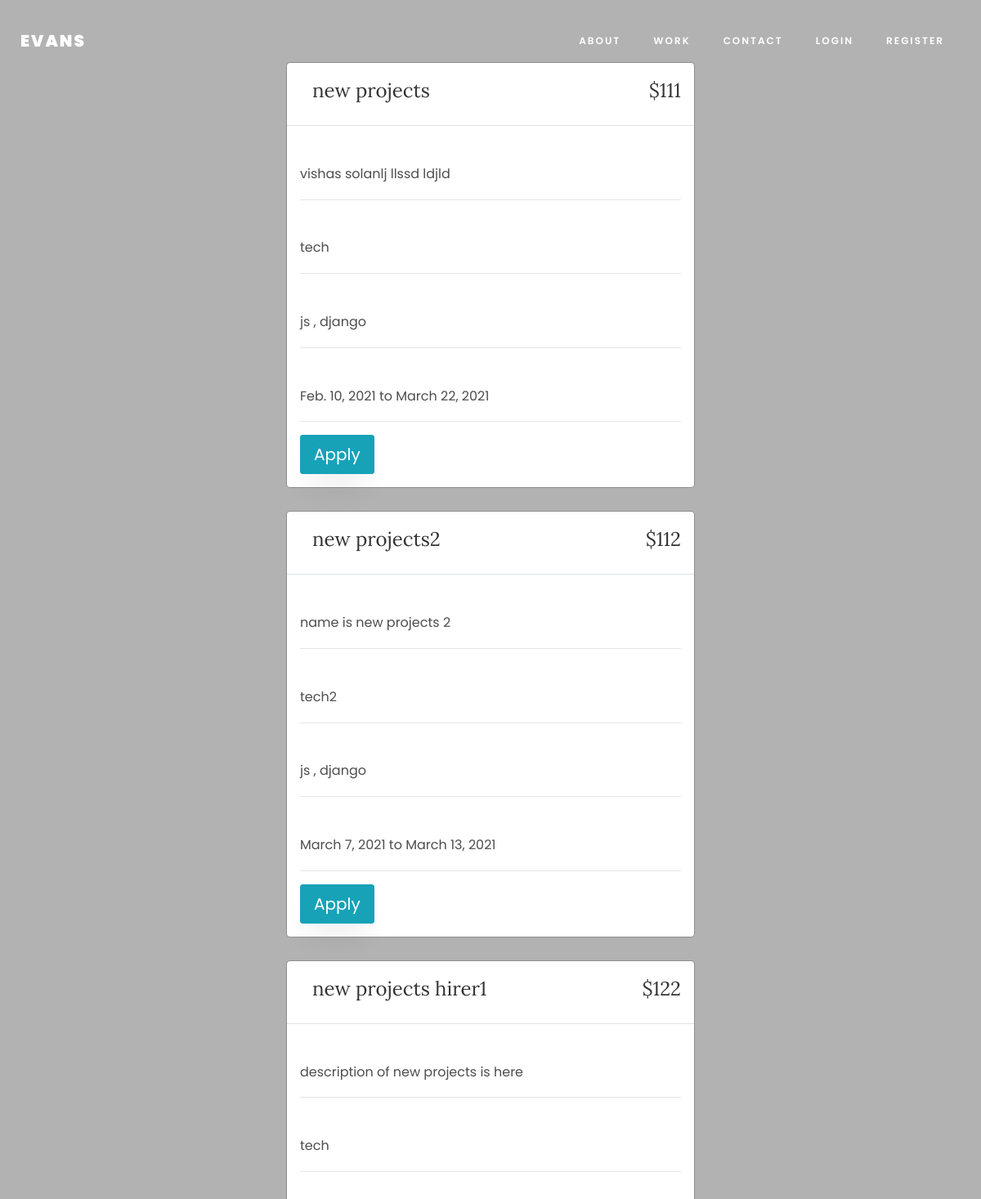
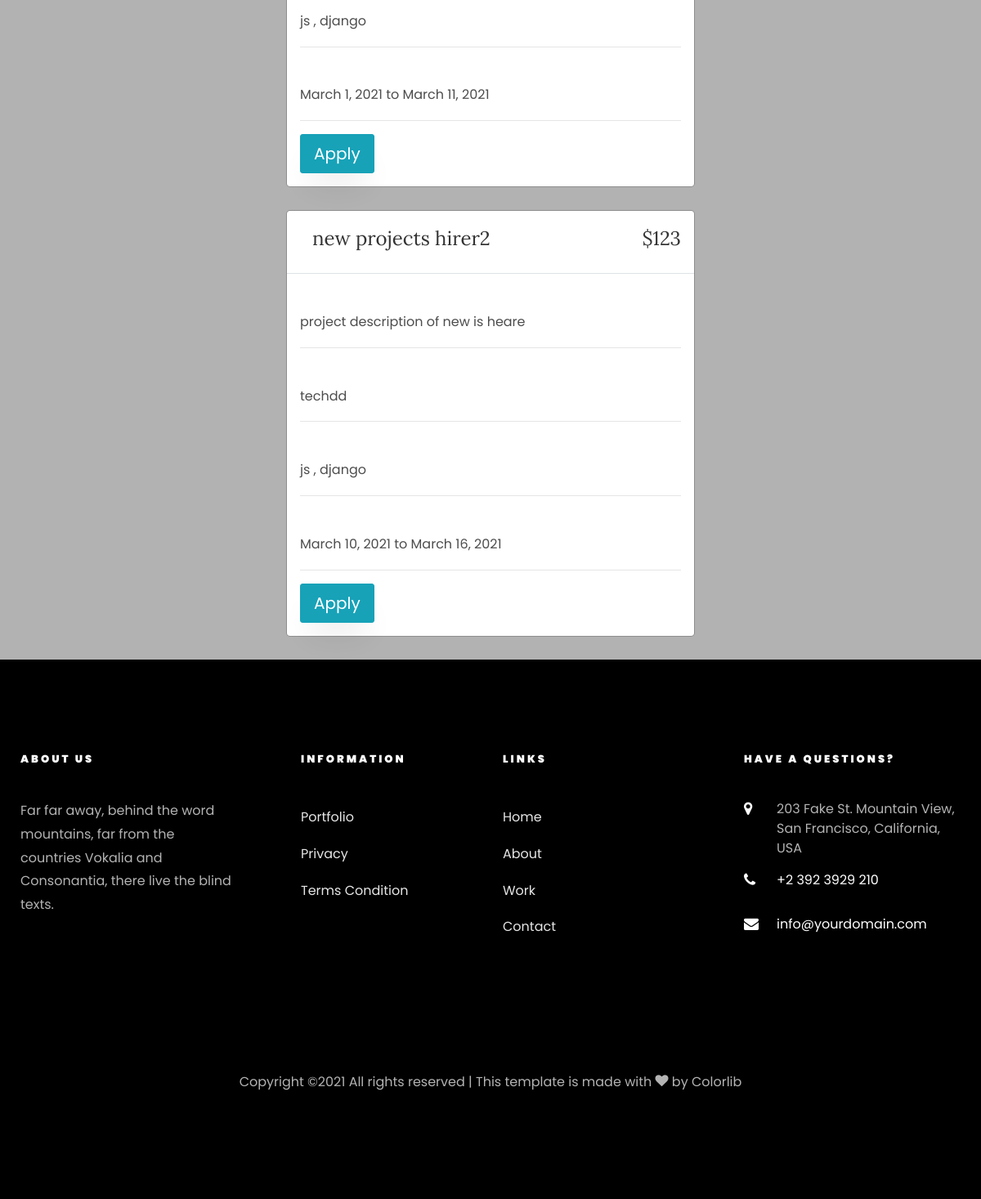
The app's page /user1/work with its own data (2 pictures, top to bottom).
### hirer/models.py (models this page shows, shortened)
class post_job(models.Model):
    id = models.AutoField
    userid = models.ForeignKey(User, on_delete=models.CASCADE, default=0)
    project_name = models.CharField(max_length=50, default="")
    project_description = models.TextField(max_length=250, default="")
    category = models.TextField(max_length=50, default="")
    budget = models.IntegerField(default=0)
    start_time = models.DateField(default=0)
    end_time = models.DateField(default=0)
    ftech = models.TextField(max_length=150, default="")
    btech = models.TextField(max_length=150, default="")
    post_date = models.DateField(default=timezone.now)

### user1/views.py (the view)
# urls.py: path('work', views.work),
def work(request):
    wlist = post_job.objects.all()
    return render(request, 'user/work.html', {'data': wlist})

### template/user/work.html (shortened to what this page needs)
{% extends 'user/layout/master.html' %}
{% load static %}
{% block main %}
 <section class="hero-wrap hero-wrap-2 "  data-stellar-background-ratio="0.5">
      <div class="container">
          <div class="col-md-9 ftco-animate pb-5">
          </div>
      </div>
    </section>
{% for x in data %}
<div class="modal-dialog">
    <div class="modal-content">
        <div class="modal-header">
            <div class="col-lg-8">
                <h4 class="text-left" >{{x.project_name}}</h4>
            </div>
            <div>
                <h4 class="text-right">${{x.budget}}</h4>
            </div>
        </div>
        <div class="modal-body">
            <p class="text-left"><br>
            {{x.project_description}}</p>
            <hr>
            <p class="text-left"><br>
            {{x.category}}</p>
            <hr>
            <p class="text-left"><br>
            {{x.ftech}} , {{x.btech}}</p>
            <hr>
            <p class="text-left"><br>
            {{x.start_time}} to {{x.end_time}}</p>
            <hr>
            <button type="button" class="btn btn-info btn-lg" data-toggle="modal" data-target="#myModal">Apply</button>
        </div>
    </div>
</div>
{% endfor %}
{% endblock %}

### template/user/layout/master.html (shortened to what this page needs)
{% load static %}
<html lang="en">
  <head>
    <link rel="stylesheet" href="{% static 'user/css/open-iconic-bootstrap1.min.css' %}">
    <link rel="stylesheet" href="{% static 'user/css/animate1.css' %}">
    <link rel="stylesheet" href="{% static 'user/css/owl.carousel1.min.css' %}">
    <link rel="stylesheet" href="{% static 'user/css/owl.theme.default1.min.css' %}">
    <link rel="stylesheet" href="{% static 'user/css/magnific-popup1.css' %}">
    <link rel="stylesheet" href="{% static 'user/css/bootstrap1.min.css' %}">
    <link rel="stylesheet" href="{% static 'user/css/aos1.css' %}">
    <link rel="stylesheet" href="{% static 'user/css/ionicons1.min.css' %}">
    <link rel="stylesheet" href="{% static 'user/css/bootstrap-datepicker1.css' %}">
    <link rel="stylesheet" href="{% static 'user/css/jquery.timepicker1.css' %}">
    <link rel="stylesheet" href="{% static 'user/css/flaticon1.css' %}">
    <link rel="stylesheet" href="{% static 'user/css/icomoon1.css' %}">
    <link rel="stylesheet" href="{% static 'user/css/s1.css' %}">
  </head>
  <body>
    <nav class="navbar navbar-expand-lg navbar-dark ftco_navbar bg-dark ftco-navbar-light" id="ftco-navbar">
      <div class="container">
        <a class="navbar-brand" href="index.html">Evans</a>
        <div class="collapse navbar-collapse" id="ftco-nav">
          <ul class="navbar-nav ml-auto">
            <li class="nav-item"><a href="/user1/about" class="nav-link">About</a></li>
            <li class="nav-item"><a href="/user1/work" class="nav-link">Work</a></li>
            <li class="nav-item"><a href="user1/contact.html" class="nav-link">Contact</a></li>
            {% if request.user.is_authenticated %}
            <li class="nav-item"><a href="/user1/logout" class="nav-link" >logout</a></li>
            {% else %}
            <li class="nav-item"><a href="/user1/user_login" class="nav-link" >Login</a></li>
            <li class="nav-item"><a href="/user1/user_register" class="nav-link" >register</a></li>
            {% endif %}
          </ul>
        </div>
      </div>
    </nav>
      {% block main %} {% endblock %}
{% block footer %}
   <footer class="ftco-footer ftco-section">
      <div class="container">
        <div class="row mb-5">
          <div class="col-md">
            <div class="ftco-footer-widget mb-4">
              <h2 class="ftco-heading-2">About Us</h2>
              <p>Far far away, behind the word mountains, far from the countries Vokalia and Consonantia, there live the blind texts.</p>
              <ul class="ftco-footer-social list-unstyled float-md-left float-lft mt-5">
              </ul>
            </div>
          </div>
          <div class="col-md">
            <div class="ftco-footer-widget mb-4 ml-md-5">
              <h2 class="ftco-heading-2">Information</h2>
              <ul class="list-unstyled">
                <li><a href="#" class="py-2 d-block">Portfolio</a></li>
                <li><a href="#" class="py-2 d-block">Privacy</a></li>
                <li><a href="#" class="py-2 d-block">Terms Condition</a></li>
              </ul>
            </div>
          </div>
          <div class="col-md">
             <div class="ftco-footer-widget mb-4">
              <h2 class="ftco-heading-2">Links</h2>
              <ul class="list-unstyled">
                <li><a href="#" class="py-2 d-block">Home</a></li>
                <li><a href="#" class="py-2 d-block">About</a></li>
                <li><a href="#" class="py-2 d-block">Work</a></li>
                <li><a href="#" class="py-2 d-block">Contact</a></li>
              </ul>
            </div>
          </div>
          <div class="col-md">
            <div class="ftco-footer-widget mb-4">
                <h2 class="ftco-heading-2">Have a Questions?</h2>
                <div class="block-23 mb-3">
                  <ul>
                    <li><span class="icon icon-map-marker"></span><span class="text">203 Fake St. Mountain View, San Francisco, California, USA</span></li>
                    <li><a href="#"><span class="icon icon-phone"></span><span class="text">+2 392 3929 210</span></a></li>
                    <li><a href="#"><span class="icon icon-envelope"></span><span class="text">info@yourdomain.com</span></a></li>
                  </ul>
                </div>
            </div>
          </div>
        </div>
        <div class="row">
          <div class="col-md-12 text-center">
            <p>
  Copyright &copy;<script>document.write(new Date().getFullYear());</script> All rights reserved | This template is made with <i class="icon-heart color-danger" aria-hidden="true"></i> by <a href="https://colorlib.com" target="_blank">Colorlib</a>
  </p>
          </div>
        </div>
      </div>
    </footer>
  {% endblock %}
  </body>
</html>

### static/user/css/icomoon1.css (style rules this page uses)
[class^="icon-"], [class*=" icon-"] { font-family: 'icomoon' !important; speak: none; font-style: normal; font-weight: normal; font-variant: normal; text-transform: none; line-height: 1; -webkit-font-smoothing: antialiased; -moz-osx-font-smoothing: grayscale; }
.icon-heart:before { content: "\f004"; }
.icon-map-marker:before { content: "\f041"; }
.icon-phone:before { content: "\f095"; }
.icon-envelope:before { content: "\f0e0"; }

### records on screen
post_job: project_name "new projects", budget "111", project_description "vishas solanlj llssd ldjld", category "tech", ftech "js", btech "django", start_time "Feb. 10, 2021", end_time "March 22, 2021"
post_job: project_name "new projects2", budget "112", project_description "name is new projects 2", category "tech2", ftech "js", btech "django", start_time "March 7, 2021", end_time "March 13, 2021"
post_job: project_name "new projects hirer1", budget "122", project_description "description of new projects is here", category "tech", ftech "js", btech "django", start_time "March 1, 2021", end_time "March 11, 2021"
post_job: project_name "new projects hirer2", budget "123", project_description "project description of new is heare", category "techdd", ftech "js", btech "django", start_time "March 10, 2021", end_time "March 16, 2021"
